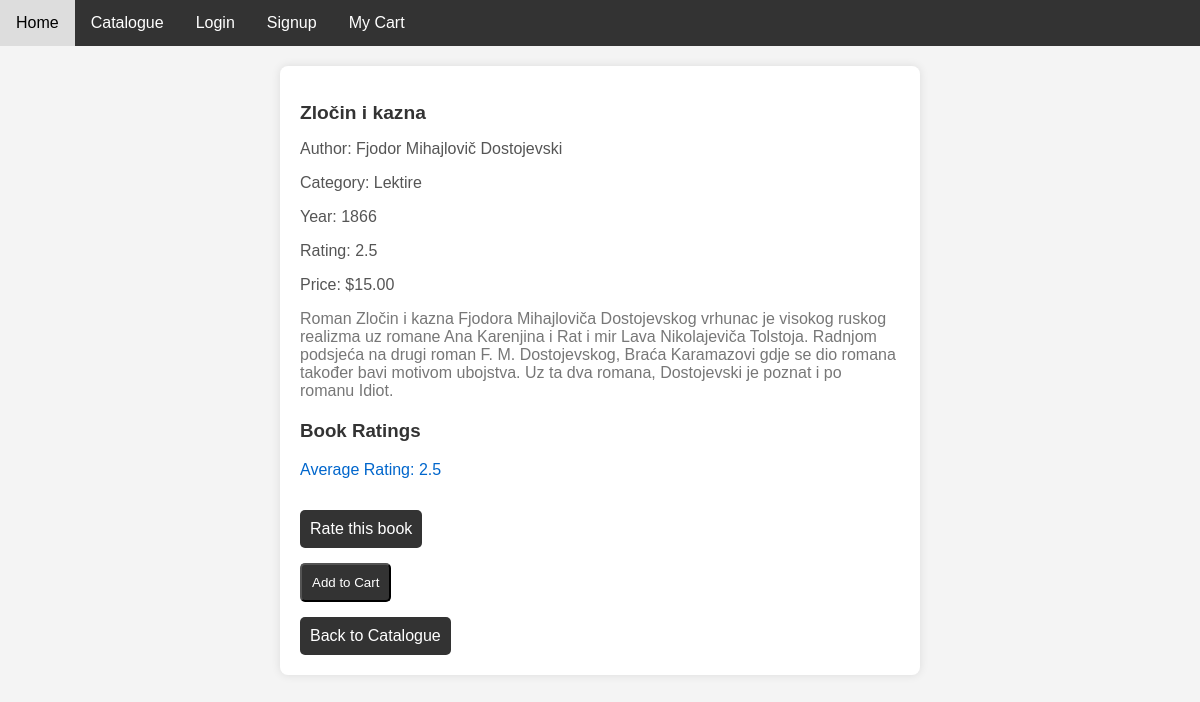
Screenshot of /book/1/ with the database file from the repository.
### bookstore/models.py (models this page shows, shortened)
class Book(models.Model):
    title = models.CharField(max_length=250)
    author = models.ForeignKey(Author, on_delete=models.CASCADE)
    category = models.ForeignKey(Category, on_delete=models.CASCADE)
    year = models.IntegerField()
    description = models.TextField()
    price = models.DecimalField(max_digits=10, decimal_places=2)
    stock = models.IntegerField(default=0)

class Author(models.Model):
    name = models.CharField(max_length=250)

class Category(models.Model):
    name = models.CharField(max_length=250)

### bookstore/views.py (the view)
# urls.py: path('book/<int:book_id>/', book_details, name='book_details'),
def book_details(request, book_id):
    book = get_object_or_404(Book, id=book_id)
    ratings = BookRating.objects.filter(book=book)
    avg_rating = ratings.aggregate(Avg('rating'))['rating__avg']
    recently_viewed_books = cache.get(request.user.username + '_recently_viewed', [])
    if book_id not in recently_viewed_books:
        recently_viewed_books.append(book_id)
        cache.set(request.user.username + '_recently_viewed', recently_viewed_books, timeout=300)  # Cache timeout in seconds
    return render(request, 'bookstore/book_details.html', {'book': book, 'ratings': ratings, 'avg_rating': avg_rating})

### bookstore/templates/bookstore/book_details.html (shortened to what this page needs)
{% extends 'bookstore/base.html' %}
{% block content %}
    <div class="book-details-container">
        <h2 class="book-title">{{ book.title }}</h2>
        <p class="book-info">Author: {{ book.author.name }}</p>
        <p class="book-info">Category: {{ book.category.name }}</p>
        <p class="book-info">Year: {{ book.year }}</p>
        <p class="book-info">Rating: {{ avg_rating|default:"No ratings yet" }}</p>
        <p class="book-info">Price: ${{ book.price }}</p>
        <p class="book-description">{{ book.description }}</p>
        <h3 class="ratings-header">Book Ratings</h3>
        {% if ratings %}
            <p class="average-rating">Average Rating: {{ avg_rating|default:"No ratings yet" }}</p>
        {% else %}
            <p class="no-ratings">No ratings yet.</p>
        {% endif %}
        <a class="rate-link" href="{% url 'rate_book' book.id %}">Rate this book</a>
        <form class="add-to-cart-form" action="{% url 'add_to_cart' book.id %}" method="post">
            <button class="add-to-cart-button" type="submit">Add to Cart</button>
        </form>
        <a class="back-to-catalogue" href="{% url 'catalogue' %}">Back to Catalogue</a>
    </div>
{% endblock %}

### bookstore/templates/bookstore/base.html (style rules this page uses)
body { font-family: 'Arial', sans-serif; margin: 0; padding: 0; background-color: #f4f4f4; }
div { padding: 20px; }
.book-title { margin-bottom: 10px; font-size: 1.2em; }
.book-details-container { max-width: 600px; margin: auto; padding: 20px; background-color: #fff; border-radius: 8px; box-shadow: 0 0 10px rgba(0, 0, 0, 0.1); }
.book-title { color: #333; }
.book-info { color: #555; }
.book-description { margin-top: 15px; color: #777; }
.ratings-header { margin-top: 20px; color: #333; }
.average-rating, .no-ratings { color: #0066cc; }
.rate-link, .add-to-cart-button, .back-to-catalogue { display: inline-block; margin-top: 15px; padding: 10px; background-color: #333; color: #fff; text-decoration: none; border-radius: 5px; cursor: pointer; }

### rows the page displays
Book: title "Zločin i kazna", author.name "Fjodor Mihajlovič Dostojevski", category.name "Lektire", year "1866", price "15.00", description "Roman Zločin i kazna Fjodora Mihajloviča Dostojevskog vrhunac je visokog ruskog realizma uz romane Ana Karenjina i Rat i mir Lava Nikolajeviča Tolstoja. Radnjom podsjeća na drugi roman F. M. Dostojevskog, Braća Karamazovi gdje se dio romana također bavi motivom ubojstva. Uz ta dva romana, Dostojevski je poznat i po romanu Idiot."

### other values shown
{{ avg_rating|default:"No ratings yet" }} "2.5"
